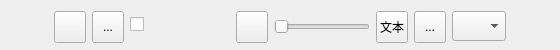
<?xml version="1.0" encoding="UTF-8"?>
<ui version="4.0">
 <class>float_bar</class>
 <widget class="QWidget" name="float_bar">
  <property name="geometry">
   <rect>
    <x>0</x>
    <y>0</y>
    <width>560</width>
    <height>50</height>
   </rect>
  </property>
  <property name="sizePolicy">
   <sizepolicy hsizetype="Fixed" vsizetype="Fixed">
    <horstretch>0</horstretch>
    <verstretch>0</verstretch>
   </sizepolicy>
  </property>
  <property name="minimumSize">
   <size>
    <width>560</width>
    <height>48</height>
   </size>
  </property>
  <property name="maximumSize">
   <size>
    <width>560</width>
    <height>50</height>
   </size>
  </property>
  <property name="windowTitle">
   <string>Form</string>
  </property>
  <property name="styleSheet">
   <string notr="true"/>
  </property>
  <layout class="QHBoxLayout" name="horizontalLayout">
   <item>
    <spacer name="horizontalSpacer">
     <property name="orientation">
      <enum>Qt::Horizontal</enum>
     </property>
     <property name="sizeHint" stdset="0">
      <size>
       <width>39</width>
       <height>20</height>
      </size>
     </property>
    </spacer>
   </item>
   <item>
    <widget class="QToolButton" name="tb_palette">
     <property name="sizePolicy">
      <sizepolicy hsizetype="Fixed" vsizetype="Fixed">
       <horstretch>0</horstretch>
       <verstretch>0</verstretch>
      </sizepolicy>
     </property>
     <property name="minimumSize">
      <size>
       <width>32</width>
       <height>32</height>
      </size>
     </property>
     <property name="maximumSize">
      <size>
       <width>32</width>
       <height>32</height>
      </size>
     </property>
     <property name="toolTip">
      <string>调色板</string>
     </property>
     <property name="text">
      <string/>
     </property>
     <property name="icon">
      <iconset resource="DLXJResources.qrc">
       <normaloff>:/assets/icon/palette.png</normaloff>:/assets/icon/palette.png</iconset>
     </property>
     <property name="iconSize">
      <size>
       <width>24</width>
       <height>24</height>
      </size>
     </property>
    </widget>
   </item>
   <item>
    <widget class="QToolButton" name="tb_color_fill">
     <property name="minimumSize">
      <size>
       <width>32</width>
       <height>32</height>
      </size>
     </property>
     <property name="maximumSize">
      <size>
       <width>32</width>
       <height>32</height>
      </size>
     </property>
     <property name="toolTip">
      <string>油漆桶</string>
     </property>
     <property name="text">
      <string>...</string>
     </property>
     <property name="icon">
      <iconset resource="DLXJResources.qrc">
       <normaloff>:/assets/icon/color_fill.png</normaloff>:/assets/icon/color_fill.png</iconset>
     </property>
     <property name="iconSize">
      <size>
       <width>26</width>
       <height>26</height>
      </size>
     </property>
    </widget>
   </item>
   <item>
    <widget class="QCheckBox" name="cb_color_fill">
     <property name="toolTip">
      <string>是否填充形状</string>
     </property>
     <property name="text">
      <string/>
     </property>
    </widget>
   </item>
   <item>
    <widget class="QLabel" name="lbl_palette">
     <property name="minimumSize">
      <size>
       <width>80</width>
       <height>32</height>
      </size>
     </property>
     <property name="maximumSize">
      <size>
       <width>80</width>
       <height>32</height>
      </size>
     </property>
     <property name="text">
      <string/>
     </property>
    </widget>
   </item>
   <item>
    <widget class="QToolButton" name="tb_stroke_weight">
     <property name="minimumSize">
      <size>
       <width>32</width>
       <height>32</height>
      </size>
     </property>
     <property name="maximumSize">
      <size>
       <width>32</width>
       <height>32</height>
      </size>
     </property>
     <property name="toolTip">
      <string>重置笔迹</string>
     </property>
     <property name="text">
      <string/>
     </property>
     <property name="icon">
      <iconset resource="DLXJResources.qrc">
       <normaloff>:/assets/icon/stroke_weight.png</normaloff>:/assets/icon/stroke_weight.png</iconset>
     </property>
     <property name="iconSize">
      <size>
       <width>26</width>
       <height>26</height>
      </size>
     </property>
    </widget>
   </item>
   <item>
    <widget class="QSlider" name="sld_stroke_weight">
     <property name="minimumSize">
      <size>
       <width>96</width>
       <height>32</height>
      </size>
     </property>
     <property name="maximumSize">
      <size>
       <width>96</width>
       <height>32</height>
      </size>
     </property>
     <property name="minimum">
      <number>1</number>
     </property>
     <property name="maximum">
      <number>20</number>
     </property>
     <property name="pageStep">
      <number>5</number>
     </property>
     <property name="orientation">
      <enum>Qt::Horizontal</enum>
     </property>
    </widget>
   </item>
   <item>
    <widget class="QToolButton" name="tb_draw_text">
     <property name="minimumSize">
      <size>
       <width>32</width>
       <height>32</height>
      </size>
     </property>
     <property name="maximumSize">
      <size>
       <width>32</width>
       <height>32</height>
      </size>
     </property>
     <property name="toolTip">
      <string>文本</string>
     </property>
     <property name="text">
      <string>文本</string>
     </property>
     <property name="icon">
      <iconset resource="DLXJResources.qrc">
       <normaloff>:/assets/icon/text_brush.png</normaloff>:/assets/icon/text_brush.png</iconset>
     </property>
     <property name="iconSize">
      <size>
       <width>26</width>
       <height>26</height>
      </size>
     </property>
    </widget>
   </item>
   <item>
    <widget class="QToolButton" name="tb_bezier_curve">
     <property name="minimumSize">
      <size>
       <width>32</width>
       <height>32</height>
      </size>
     </property>
     <property name="maximumSize">
      <size>
       <width>32</width>
       <height>32</height>
      </size>
     </property>
     <property name="toolTip">
      <string>编辑贝塞尔曲线</string>
     </property>
     <property name="text">
      <string>...</string>
     </property>
     <property name="icon">
      <iconset resource="DLXJResources.qrc">
       <normaloff>:/assets/icon/bezier.png</normaloff>:/assets/icon/bezier.png</iconset>
     </property>
     <property name="iconSize">
      <size>
       <width>24</width>
       <height>24</height>
      </size>
     </property>
    </widget>
   </item>
   <item>
    <widget class="QComboBox" name="cb_brush_shape">
     <property name="minimumSize">
      <size>
       <width>54</width>
       <height>30</height>
      </size>
     </property>
     <property name="maximumSize">
      <size>
       <width>40</width>
       <height>30</height>
      </size>
     </property>
     <property name="font">
      <font>
       <pointsize>12</pointsize>
      </font>
     </property>
     <property name="autoFillBackground">
      <bool>false</bool>
     </property>
     <property name="styleSheet">
      <string notr="true"/>
     </property>
     <item>
      <property name="text">
       <string/>
      </property>
      <property name="icon">
       <iconset resource="DLXJResources.qrc">
        <normaloff>:/assets/icon/rect_brush.png</normaloff>:/assets/icon/rect_brush.png</iconset>
      </property>
     </item>
     <item>
      <property name="text">
       <string/>
      </property>
      <property name="icon">
       <iconset resource="DLXJResources.qrc">
        <normaloff>:/assets/icon/circle_brush.png</normaloff>:/assets/icon/circle_brush.png</iconset>
      </property>
     </item>
     <item>
      <property name="text">
       <string/>
      </property>
      <property name="icon">
       <iconset resource="DLXJResources.qrc">
        <normaloff>:/assets/icon/star_brush.png</normaloff>:/assets/icon/star_brush.png</iconset>
      </property>
     </item>
     <item>
      <property name="text">
       <string/>
      </property>
      <property name="icon">
       <iconset resource="DLXJResources.qrc">
        <normaloff>:/assets/icon/line_brush.png</normaloff>:/assets/icon/line_brush.png</iconset>
      </property>
     </item>
    </widget>
   </item>
   <item>
    <spacer name="horizontalSpacer_2">
     <property name="orientation">
      <enum>Qt::Horizontal</enum>
     </property>
     <property name="sizeHint" stdset="0">
      <size>
       <width>40</width>
       <height>20</height>
      </size>
     </property>
    </spacer>
   </item>
  </layout>
 </widget>
 <resources>
  <include location="DLXJResources.qrc"/>
 </resources>
 <connections/>
</ui>
